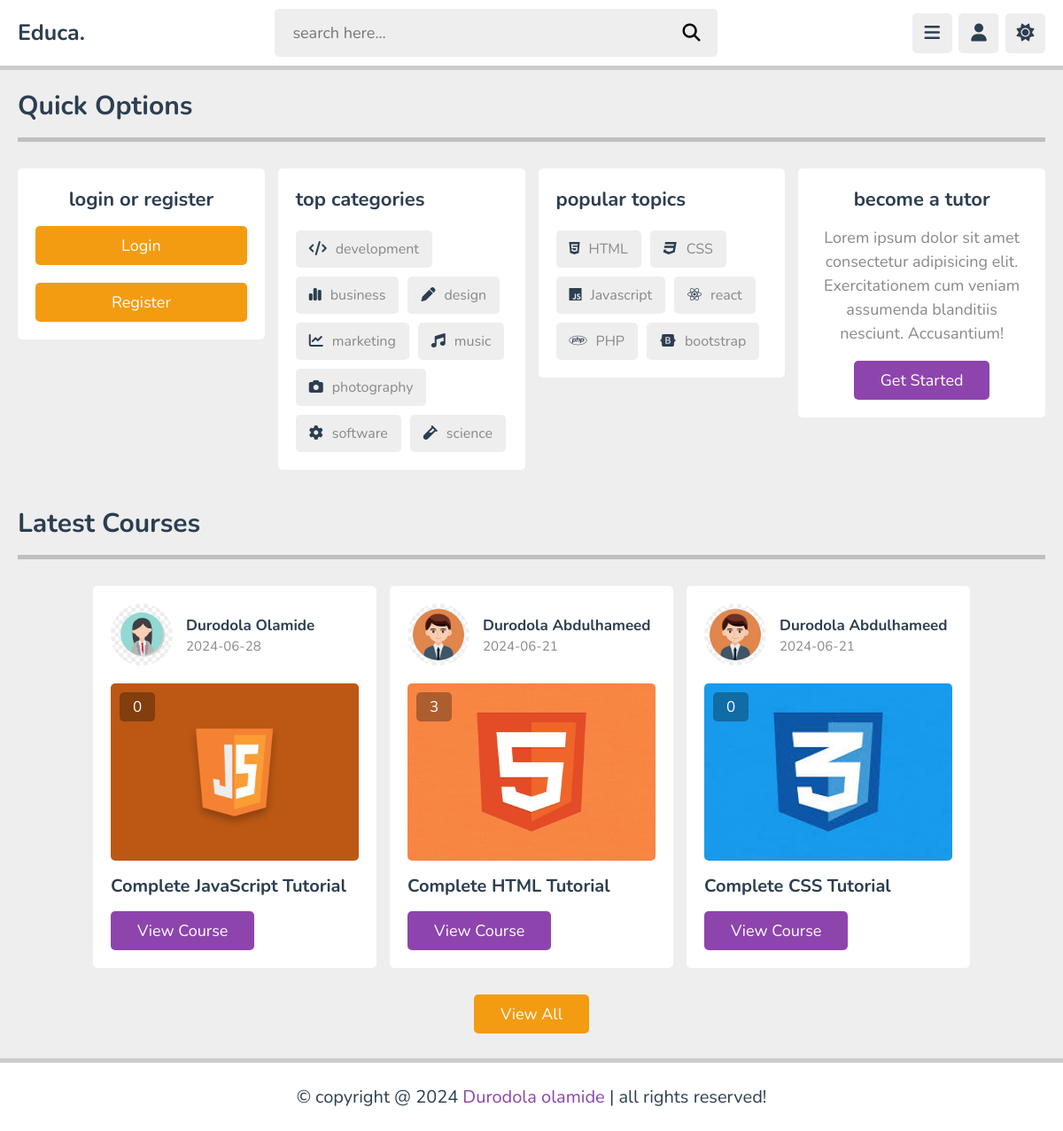
The app's page /home.php with its own data.
### tables this page shows
CREATE TABLE `playlist` (
  `id` varchar(20) NOT NULL,
  `tutor_id` varchar(20) NOT NULL,
  `title` varchar(100) NOT NULL,
  `description` varchar(1000) NOT NULL,
  `thumb` varchar(100) NOT NULL,
  `date` date NOT NULL DEFAULT current_timestamp(),
  `status` varchar(20) NOT NULL
);

CREATE TABLE `tutors` (
  `id` varchar(20) NOT NULL,
  `name` varchar(50) NOT NULL,
  `profession` varchar(50) NOT NULL,
  `email` varchar(50) NOT NULL,
  `password` varchar(50) NOT NULL,
  `image` varchar(100) NOT NULL
);

### home.php (the view, shortened to what this page needs)
<?php
include 'components/connect.php';
if (isset($_COOKIE['user_id'])) {
    $user_id = $_COOKIE['user_id'];
} else {
    $user_id = '';
}
$count_likes = $conn->prepare("SELECT * FROM `likes` WHERE user_id = ?");
$count_likes->execute([$user_id]);
$total_likes = $count_likes->rowCount();
$count_comments = $conn->prepare("SELECT * FROM `comments` WHERE user_id = ?");
$count_comments->execute([$user_id]);
$total_comments = $count_comments->rowCount();
$count_bookmark = $conn->prepare("SELECT * FROM `bookmark` WHERE user_id = ?");
$count_bookmark->execute([$user_id]);
$total_bookmark = $count_bookmark->rowCount();
?><!DOCTYPE html>
<html lang="en">
<head>
    <link rel="stylesheet" href="https://cdnjs.cloudflare.com/ajax/libs/font-awesome/6.2.0/css/all.min.css">
    <link rel="stylesheet" href="css/style.css">
</head>
<body>
    <?php include 'components/user_header.php'; ?>
    <section class="quick-select">
        <h1 class="heading">quick options</h1>
        <div class="box-container">
            <?php if ($user_id != '') { ?>
                <div class="box">
                    <h3 class="title">likes and comments</h3>
                    <p>total likes : <span><?= $total_likes; ?></span></p>
                    <a href="likes.php" class="inline-btn">view likes</a>
                    <p>total comments : <span><?= $total_comments; ?></span></p>
                    <a href="comments.php" class="inline-btn">view comments</a>
                    <p>saved playlist : <span><?= $total_bookmark; ?></span></p>
                    <a href="bookmark.php" class="inline-btn">view bookmark</a>
                </div>
            <?php } else { ?>
                <div class="box" style="text-align: center;">
                    <h3 class="title">login or register</h3>
                    <div class="flex-btn" style="flex-wrap: wrap;">
                        <a href="login.php" class="option-btn">login</a>
                        <a href="register.php" class="option-btn">register</a>
                    </div>
                </div>
            <?php } ?>
            <div class="box">
                <h3 class="title">top categories</h3>
                <div class="flex">
                    <a href="#"><i class="fas fa-code"></i><span>development</span></a>
                    <a href="#"><i class="fas fa-chart-simple"></i><span>business</span></a>
                    <a href="#"><i class="fas fa-pen"></i><span>design</span></a>
                    <a href="#"><i class="fas fa-chart-line"></i><span>marketing</span></a>
                    <a href="#"><i class="fas fa-music"></i><span>music</span></a>
                    <a href="#"><i class="fas fa-camera"></i><span>photography</span></a>
                    <a href="#"><i class="fas fa-cog"></i><span>software</span></a>
                    <a href="#"><i class="fas fa-vial"></i><span>science</span></a>
                </div>
            </div>
            <div class="box">
                <h3 class="title">popular topics</h3>
                <div class="flex">
                    <a href="#"><i class="fab fa-html5"></i><span>HTML</span></a>
                    <a href="#"><i class="fab fa-css3"></i><span>CSS</span></a>
                    <a href="#"><i class="fab fa-js"></i><span>Javascript</span></a>
                    <a href="#"><i class="fab fa-react"></i><span>react</span></a>
                    <a href="#"><i class="fab fa-php"></i><span>PHP</span></a>
                    <a href="#"><i class="fab fa-bootstrap"></i><span>bootstrap</span></a>
                </div>
            </div>
            <div class="box tutor">
                <h3 class="title">become a tutor</h3>
                <p>Lorem ipsum dolor sit amet consectetur adipisicing elit. Exercitationem cum veniam assumenda
                    blanditiis nesciunt. Accusantium!</p>
                <a href="admin/register.php" class="inline-btn">get started</a>
            </div>
        </div>
    </section>
    <section class="course">
        <h1 class="heading">latest courses</h1>
        <div class="box-container">
            <?php
            $select_courses = $conn->prepare("SELECT * FROM `playlist` WHERE status = ? ORDER BY date DESC LIMIT 6");
            $select_courses->execute(['active']);
            if ($select_courses->rowCount() > 0) {
                while ($fetch_course = $select_courses->fetch(PDO::FETCH_ASSOC)) {
                    $course_id = $fetch_course['id'];
                    $count_course = $conn->prepare("SELECT * FROM `content` WHERE playlist_id = ? AND status = ?");
                    $count_course->execute([$course_id, 'active']);
                    $total_courses = $count_course->rowCount();
                    $select_tutor = $conn->prepare("SELECT * FROM `tutors` WHERE id = ?");
                    $select_tutor->execute([$fetch_course['tutor_id']]);
                    $fetch_tutor = $select_tutor->fetch(PDO::FETCH_ASSOC);
                    ?>
                    <div class="box">
                        <div class="tutor">
                            <img src="uploaded_files/<?= $fetch_tutor['image']; ?>" alt="">
                            <div>
                                <h3><?= $fetch_tutor['name']; ?></h3>
                                <span><?= $fetch_course['date']; ?></span>
                            </div>
                        </div>
                        <div class="thumb">
                            <span><?= $total_courses; ?></span>
                            <img src="uploaded_files/<?= $fetch_course['thumb']; ?>" alt="">
                        </div>
                        <h3 class="title"><?= $fetch_course['title']; ?></h3>
                        <a href="playlist.php?get_id=<?= $course_id; ?>" class="inline-btn">view course</a>
                    </div>
                    <?php
                }
            } else {
                echo '<p class="empty">no courses added yet!</p>';
            }
            ?>
        </div>
        <div style="margin-top: 2rem; text-align: center;">
                <a href="courses.php" class="inline-option-btn">view all</a>
            </div>
    </section>
    <?php include 'components/footer.php'; ?>
</body>
</html>

### components/user_header.php (shortened to what this page needs)
<header class="header">
    <section class="flex">
        <a href="home.php" class="logo">Educa.</a>
        <form action="search_course.php" method="post" class="search-form">
            <input type="text" placeholder="search here..." required maxlength="100" name="search_box">
            <button class="fas fa-search" name="search_btn"></button>
        </form>
        <div class="icons">
            <div id="menu-btn" class="fas fa-bars"></div>
            <div id="user-btn" class="fas fa-user"></div>
            <div id="toggle-btn" class="fas fa-sun"></div>
        </div>
    </section>
</header>

### components/footer.php
<footer class="footer">
        &copy; copyright @ <?= date('Y'); ?> <span>Durodola olamide</span> | all rights reserved!
    </footer>

### records on screen
playlist: tutor.image (picture), tutor.name "Durodola Olamide", date "2024-06-28", total_courses "0", thumb (picture), title "Complete JavaScript Tutorial"
playlist: tutor.image (picture), tutor.name "Durodola Abdulhameed", date "2024-06-21", total_courses "3", thumb (picture), title "Complete HTML Tutorial"
playlist: tutor.image (picture), tutor.name "Durodola Abdulhameed", date "2024-06-21", total_courses "0", thumb (picture), title "Complete CSS Tutorial"
